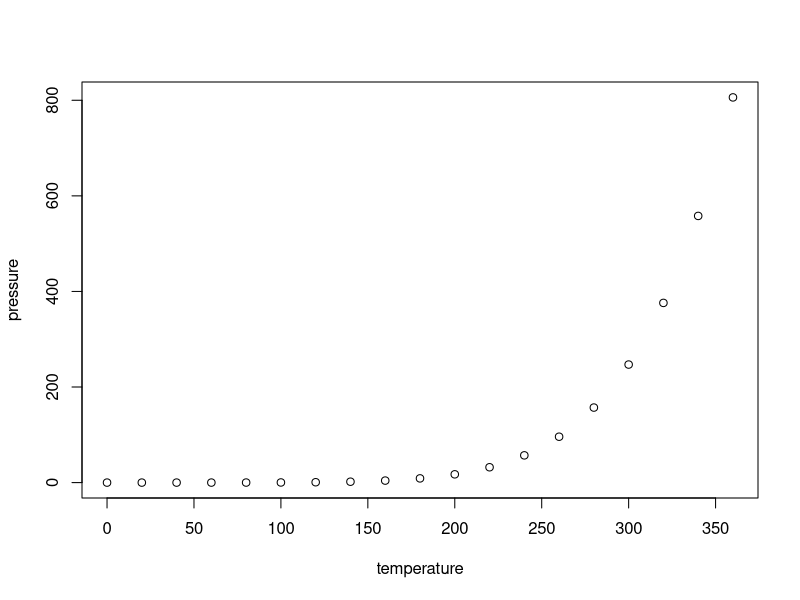
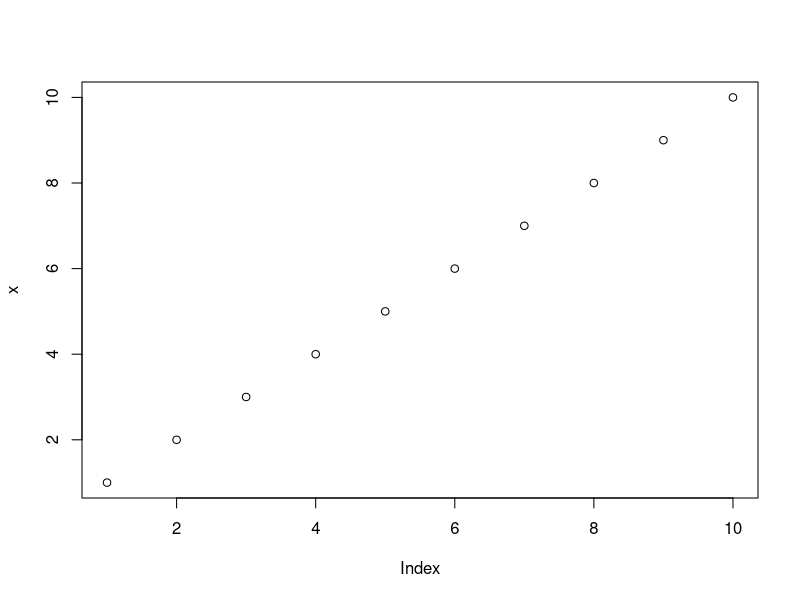

Reproduce these figures in R, in order.
## ---- chunk 1
knitr::opts_chunk$set(echo = TRUE)
## ---- chunk 2
summary(cars)
## ---- chunk 3
plot(pressure)
## ---- chunk 4
x = 1:10
plot(x)



